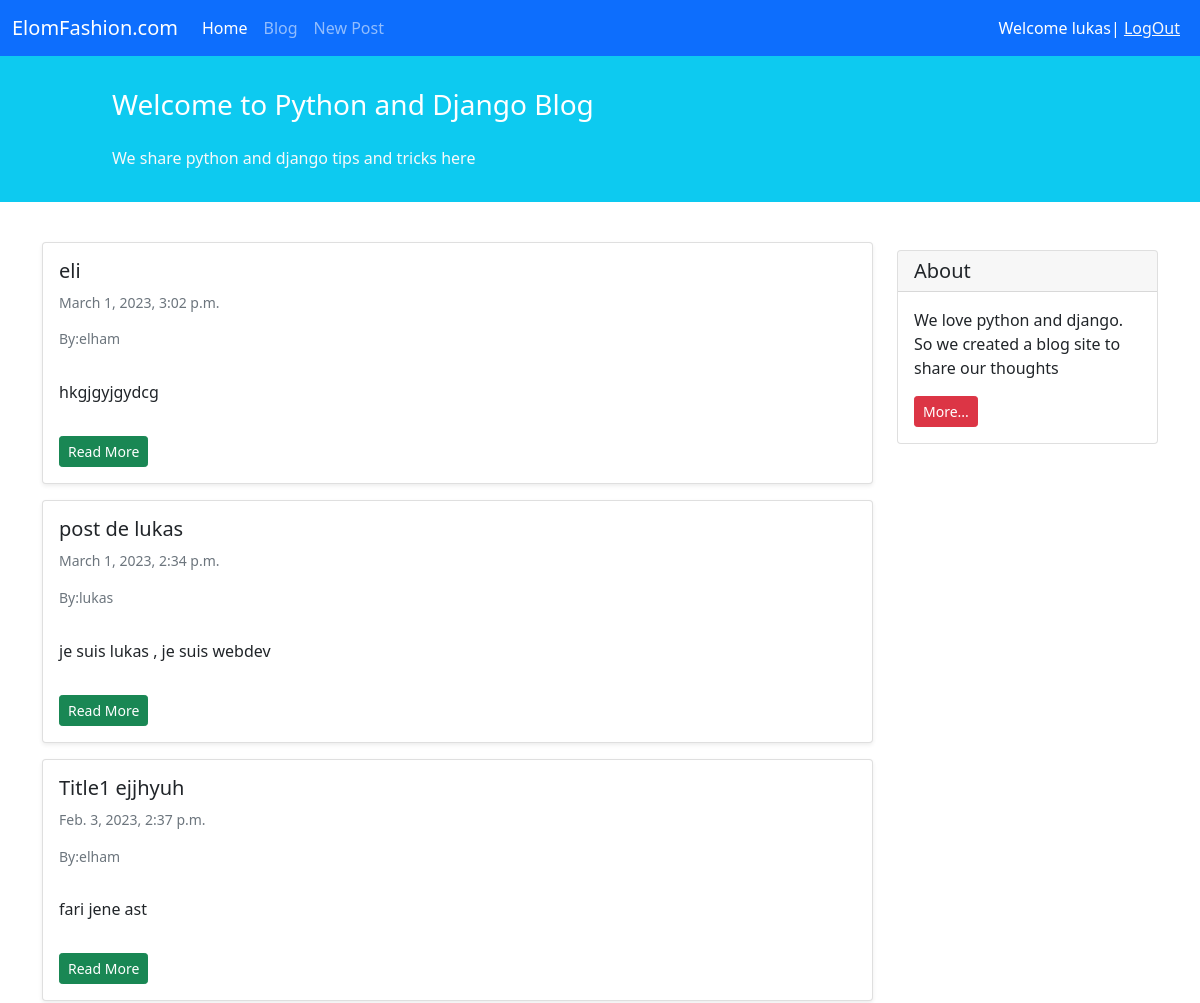
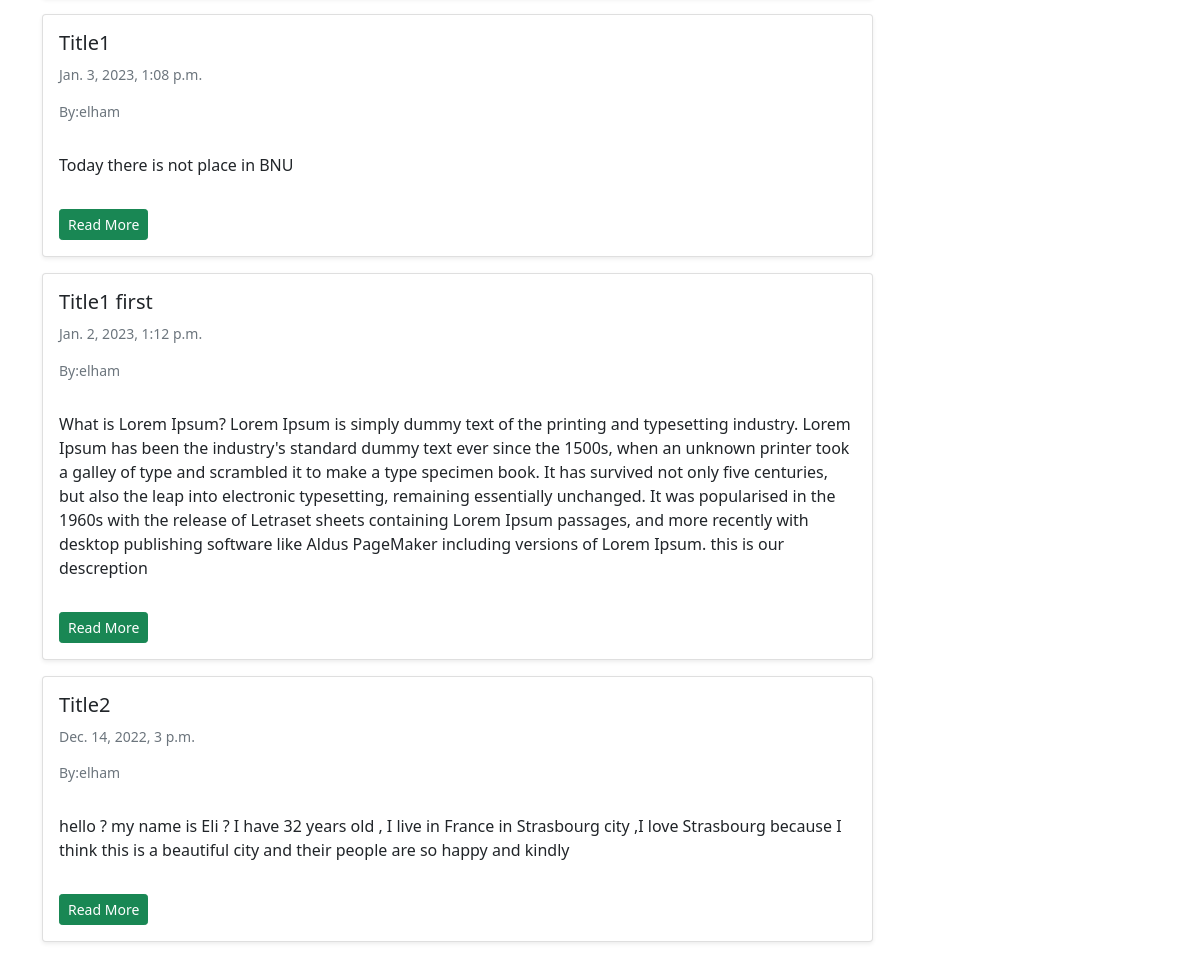
Page /blog/ (signed in) on the committed database (2 pictures, top to bottom).
### blogs/models.py (models this page shows, shortened)
class Post(models.Model):
    STATUS_CHOICES = (
        ('pub', 'published'),
        ('drf', 'draft')
    )
    title = models.CharField(max_length=100)
    text = models.TextField()
    author = models.ForeignKey('auth.User', on_delete=models.CASCADE)
    datetime_created = models.DateTimeField(auto_now_add=True)
    datatime_modified = models.DateTimeField(auto_now=True)
    status = models.CharField(choices=STATUS_CHOICES, max_length=3)

### blogs/views.py (the view)
# urls.py: path('', views.PostListView.as_view(), name='post_list'),
class PostListView(generic.ListView):
    model = Post
    template_name = 'blogs/post_list.html'
    context_object_name = 'posts'
    def get_queryset(self):
        return Post.objects.filter(status='pub').order_by('-datatime_modified')

### blogs/templates/blogs/post_list.html (shortened to what this page needs)
{% extends '_base.html'%}
{% block content %}
<div class="container mt-4">
    <div class="row">
        <div class="col-9">
            {% for post in posts %}
                <div class="card shadow-sm my-3">
                    <div class="card-body">
                        <h5 class="card-title">{{post.title}}</h5>
                        <h6 class="card-subtitle mb-2 text-muted small py-2">{{ post.datatime_modified }}</h6>
                        <h6 class="card-subtitle mb-2 text-muted small py-2">By:{{ post.author }}</h6>
                        <p class="card-text py-3">{{post.text}}</p>
                        <a href ="{% url 'post_detail' post.id %} "   class="btn btn-sm btn-success" title=pk:{{post.id}}>Read More</a>
                    </div>
                </div>
            {% endfor %}
        </div>
        <div class="col-3">
                <div class="card my-4">
                    <h5 class="card-header">About</h5>
                    <div class="card-body">
                        <p class="card-text">We love python and django. So we created a blog site to share our
                            thoughts</p>
                        <a href="#"
                           class="btn btn-sm btn-danger">
                            More...
                        </a>
                    </div>
                </div>
        </div>
    </div>
</div>
{% endblock content %}

### templates/_base.html (shortened to what this page needs)
<html>
<head>
    <link href="https://cdn.jsdelivr.net/npm/bootstrap@5.1.3/dist/css/bootstrap.min.css" rel="stylesheet"
>
</head>
<body>
<nav class="navbar navbar-expand-lg navbar-dark bg-primary">
    <div class="container-fluid">
        <a class="navbar-brand" href="#">ElomFashion.com</a>
        <div class="collapse navbar-collapse" id="navbarNavAltMarkup">
            <div class="navbar-nav">
                <a class="nav-link active" aria-current="page" href="{% url 'home_list' %}">Home</a>
                <a class="nav-link" href="{% url 'post_list' %}">Blog</a>
                <a class="nav-link" href="{% url 'post_create' %} ">New Post</a>
            </div>
        </div>
        <div class="mx-2 text-white">
            {% if user.is_authenticated %}
                Welcome {{ user.username }}| <a class="text-light" href="{% url 'logout' %} ">LogOut</a>
            {% else %}
             <a class="text-light" href="{% url 'login' %} ">Log In</a>| <a class="text-light" href="{% url 'signup' %} ">Sign Up</a>
            {% endif %}
        </div>
    </div>
</nav>
<div class="container-fluid bg-info">
    <div class="row py-3">
        <div class="col-md-8 col-md-10 mx-auto">
            <h3 class="my-4 mt-3 text-white">Welcome to Python and Django Blog</h3>
            <p class="text-light">We share python and django tips and tricks here</p>
        </div>
    </div>
</div>
    {% block content %}
    {% endblock content %}
</body>
</html>

### rows in the picture
Post: title "eli", datatime_modified "March 1, 2023, 3:02 p.m.", author "elham", text "hkgjgyjgydcg"
Post: title "post de lukas", datatime_modified "March 1, 2023, 2:34 p.m.", author "lukas", text "je suis lukas , je suis webdev"
Post: title "Title1 ejjhyuh", datatime_modified "Feb. 3, 2023, 2:37 p.m.", author "elham", text "fari jene ast"
Post: title "Title1", datatime_modified "Jan. 3, 2023, 1:08 p.m.", author "elham", text "Today there is not place in BNU"
Post: title "Title1 first", datatime_modified "Jan. 2, 2023, 1:12 p.m.", author "elham", text "What is Lorem Ipsum? Lorem Ipsum is simply dummy text of the printing and typesetting industry. Lorem Ipsum has been the industry's standard dummy text ever since the 1500s, when an unknown printer took a galley of type and scrambled it to make a type specimen book. It has survived not only five centuries, but also the leap into electronic typesetting, remaining essentially unchanged. It was popularised in the 1960s with the release of Letraset sheets containing Lorem Ipsum passages, and more recently with desktop publishing software like Aldus PageMaker including versions of Lorem Ipsum. this is our descreption"
Post: title "Title2", datatime_modified "Dec. 14, 2022, 3 p.m.", author "elham", text "hello ? my name is Eli ? I have 32 years old , I live in France in Strasbourg city ,I love Strasbourg because I think this is a beautiful city and their people are so happy and kindly"

### other values in the picture
{{ user.username }} "lukas"
